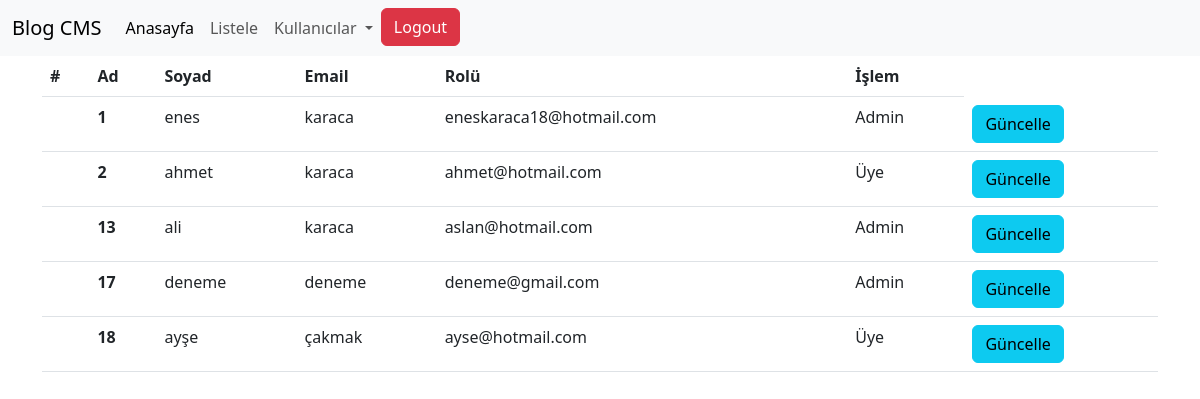
Page /member_list.php on the committed database.
### tables this page shows
CREATE TABLE `member` (
  `id` int(11) NOT NULL,
  `firstname` varchar(50) NOT NULL,
  `lastname` varchar(50) NOT NULL,
  `email` varchar(100) NOT NULL,
  `password` varchar(100) NOT NULL
);

### config/db.php (called while the page is built, shortened)
<?php
class DatabaseConnection
{
    protected $db;
    public function __construct()
    {
        try {
            $this->db = new PDO(
                DB_TYPE . ':host=' . DB_HOST . ';dbname=' . DB_DATABASE,
                DB_USER,
                DB_PASSWORD
            );
        } catch (PDOException $e) {
            echo 'Connection failed: ' . $e->getMessage();
        }
          $this->db->setAttribute(PDO::ATTR_ERRMODE, PDO::ERRMODE_WARNING);
    }
    public function prepare($query) {
        return $this->db->prepare($query);
    }
}

### member_list.php (the view, shortened to what this page needs)
<?php
require_once('include/header.php');
$select=$db->prepare('SELECT member.id, member.firstname,member.lastname,member.email,role_auth.role_id FROM member INNER JOIN role_auth ON member.id=role_auth.member_id');
$select->execute();
?>
  <div class="container">
    <table class="table">
  <thead>
    <tr>
      <th scope="col">#</th>
      <th scope="col">Ad</th>
      <th scope="col">Soyad</th>
      <th scope="col">Email</th>
      <th scope="col">Rolü</th>
      <th scope="col">İşlem</th>
    </tr>
  </thead>
  <tbody>
   <?php
   while ($row =$select->fetch(PDO::FETCH_ASSOC)) {
   ?>
    <tr>
      <td>
         <th scope="row"><?php echo $row['id'];?></th>
        </td>
      <td><?php echo $row['firstname'];?></td>
      <td><?php echo $row['lastname'];?></td>
      <td><?php echo $row['email']?></td>
      <td><?php echo ($row['role_id'] =='1' ? 'Admin' : 'Üye' )?></td>
          <td><a class="btn btn-info" href="member.edit.php?id=<?php echo  $row['id'];?>">Güncelle</a>
    </tr>
  <?php  } ?>
  </tbody>
</table>
  </div>
  </body>
</html>

### include/header.php (shortened to what this page needs)
<?php
require_once('config/db.php');
$db=new DatabaseConnection();
?>
<!doctype html>
<html lang="en">
  <head>
    <link href="https://cdn.jsdelivr.net/npm/bootstrap@5.3.0/dist/css/bootstrap.min.css" rel="stylesheet">
  </head>
  <body>
  <nav class="navbar navbar-expand-lg bg-body-tertiary">
  <div class="container-fluid">
    <a class="navbar-brand" href="admin.php">Blog CMS</a>
    <div class="collapse navbar-collapse" id="navbarSupportedContent">
      <ul class="navbar-nav me-auto mb-2 mb-lg-0">
        <li class="nav-item">
          <a class="nav-link active" aria-current="page" href="admin.php">Anasayfa</a>
        </li>
        <li class="nav-item">
          <a class="nav-link" href="list.php">Listele</a>
        </li>
        <li class="nav-item dropdown">
          <a class="nav-link dropdown-toggle" href="#" role="button" data-bs-toggle="dropdown" aria-expanded="false">
            Kullanıcılar
          </a>
        </li>
        <li><a href="index.php" class="btn btn-danger">Logout</a></li>
      </ul>
    </div>
  </div>
</nav>

### rows in the picture
member: id "1", firstname "enes", lastname "karaca", email "eneskaraca18@hotmail.com", shows "Admin"
member: id "2", firstname "ahmet", lastname "karaca", email "ahmet@hotmail.com", shows "Üye"
member: id "13", firstname "ali", lastname "karaca", email "aslan@hotmail.com", shows "Admin"
member: id "17", firstname "deneme", lastname "deneme", email "deneme@gmail.com", shows "Admin"
member: id "18", firstname "ayşe", lastname "çakmak", email "ayse@hotmail.com", shows "Üye"
